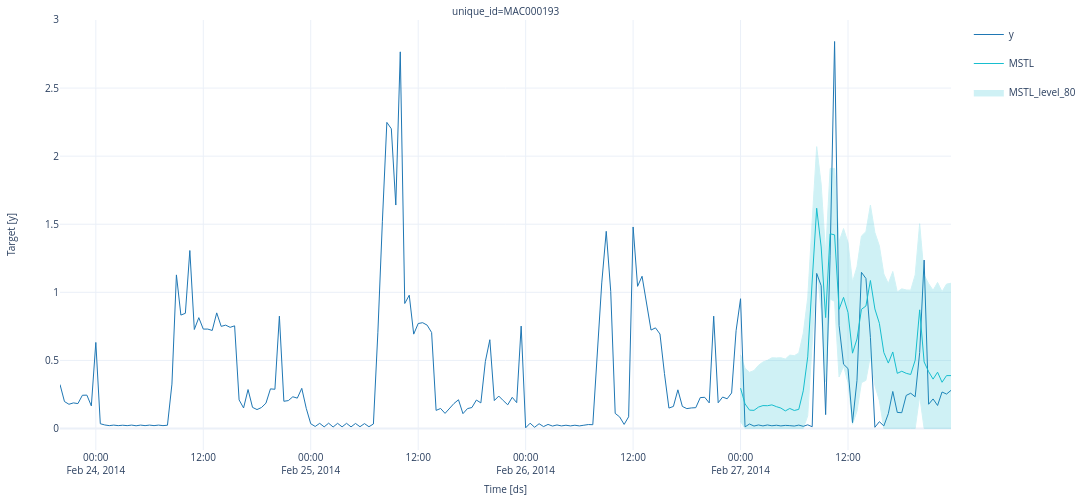

Notebook code cell kept with this figure:
### Code cell
plot_series(data, y_hat, max_insample_length=200, models=["MSTL"], level=[80])

### Figure 1 — Plotly figure (JSON) as saved in the notebook; plotly's stock layout.template omitted (floating-point values rounded to 4 significant figures; data arrays with more than 128 entries replaced by an {"elided": "..."} marker saying what was removed)
{"data": [{"legendgroup": "y", "line": {"color": "#1f77b4", "width": 1}, "mode": "lines", "name": "y", "showlegend": true, "type": "scatter", "x": {"elided": "200 str values"}, "xaxis": "x", "y": {"elided": "200 float values"}, "yaxis": "y"}, {"legendgroup": "MSTL", "line": {"color": "#17becf", "width": 1}, "mode": "lines", "name": "MSTL", "showlegend": true, "type": "scatter", "x": {"elided": "200 str values"}, "xaxis": "x", "y": {"elided": "200 float values"}, "yaxis": "y"}, {"fill": "toself", "fillcolor": "#17becf", "legendgroup": "MSTL_level_80", "line": {"color": "#17becf", "width": 1}, "mode": "lines", "name": "MSTL_level_80", "opacity": 0.2, "showlegend": true, "type": "scatter", "x": {"elided": "400 str values"}, "xaxis": "x", "y": {"elided": "400 float values"}, "yaxis": "y"}], "layout": {"annotations": [{"font": {"size": 10}, "showarrow": false, "text": "unique_id=MAC000193", "x": 0.5, "xanchor": "center", "xref": "paper", "y": 1, "yanchor": "bottom", "yref": "paper"}, {"font": {"size": 10}, "showarrow": false, "text": "Time [ds]", "x": 0.5, "xanchor": "center", "xref": "paper", "y": 0, "yanchor": "top", "yref": "paper", "yshift": -30}, {"font": {"size": 10}, "showarrow": false, "text": "Target [y]", "textangle": -90, "x": 0, "xanchor": "right", "xref": "paper", "xshift": -40, "y": 0.5, "yanchor": "middle", "yref": "paper"}], "autosize": true, "font": {"size": 10}, "height": 500, "margin": {"b": 50, "l": 60, "r": 10, "t": 20}, "showlegend": true, "width": 1200, "xaxis": {"anchor": "y", "domain": [0, 1], "showticklabels": true, "visible": true}, "yaxis": {"anchor": "x", "domain": [0, 1]}}}
